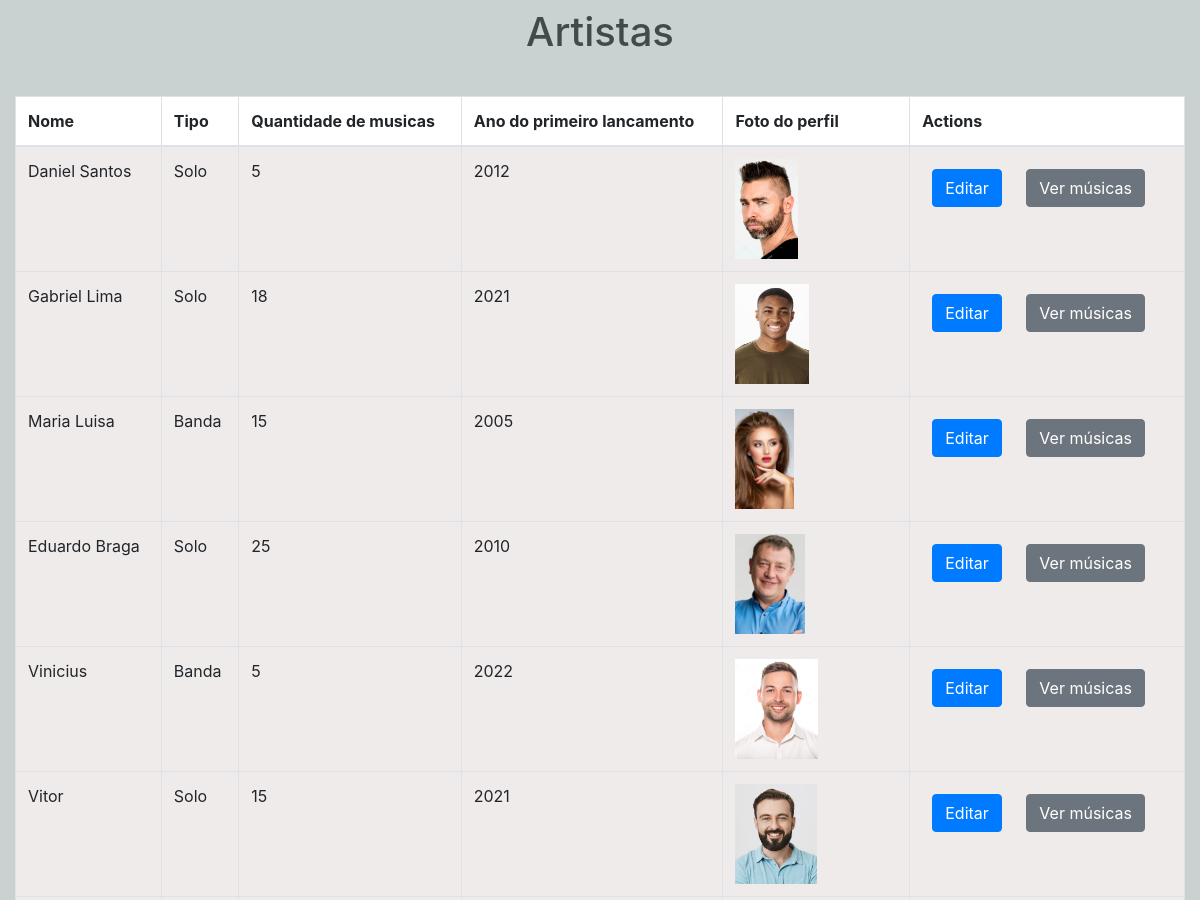
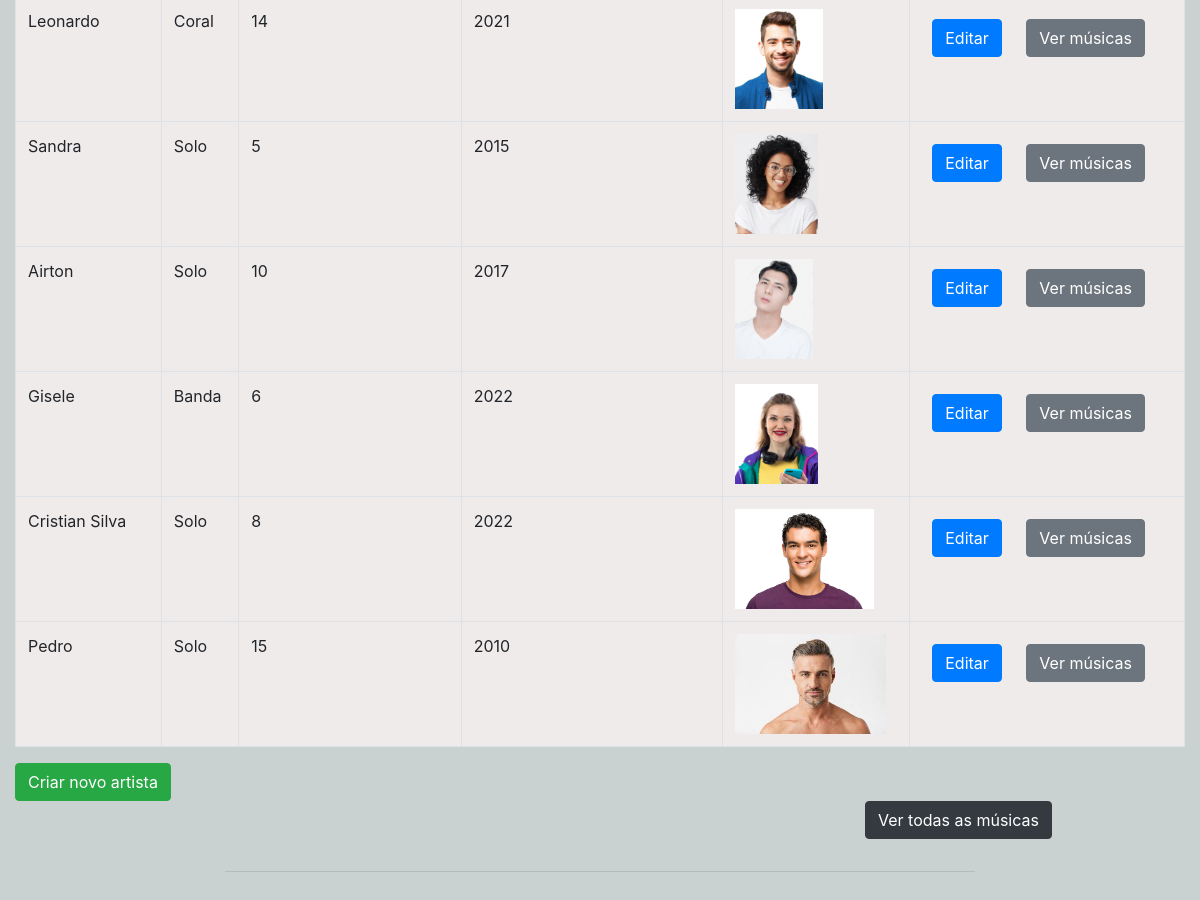
The page / on the database its author committed (2 pictures, top to bottom).
### artista/models.py (models this page shows, shortened)
class Artista(models.Model):
    nome = models.CharField(max_length=100)
    tp = (
        ("Banda", "Banda"),
        ("Coral", "Coral"),
        ("Solo", "Solo"),
    )
    tipo_de_musica = models.CharField(max_length=30, choices=tp,default="Solo")
    quantidade_de_musicas_lancadas = models.IntegerField()
    ano_do_primeiro_lancamento = models.IntegerField()
    foto = models.ImageField(null=True, blank=True)

### artista/views.py (the view)
# urls.py: path('', list_artista, name='list_artista'),
def list_artista(request):
    artistas = Artista.objects.all()
    return render(request, 'artista.html', {'artistas': artistas})

### artista/templates/artista.html
{% extends 'base.html' %}
{% load crispy_forms_tags %}
{% block head %}
<h1 class="mt-2">Artistas</h1>
<div class="container">
    <div class="row">
        <table class="table table-bordered">
            <thead>
            <tr>
                <th scope="col">Nome</th>
                <th scope="col">Tipo</th>
                <th scope="col">Quantidade de musicas</th>
                <th scope="col">Ano do primeiro lancamento</th>
                <th scope="col">Foto do perfil</th>
                <th scope="col">Actions</th>
            </tr>
            </thead>
            <tfoot>
                {% for artista in artistas %}
            <tr>
                <td>{{ artista.nome }}</td>
                <td>{{ artista.tipo_de_musica }}</td>
                <td>{{ artista.quantidade_de_musicas_lancadas }}</td>
                <td>{{ artista.ano_do_primeiro_lancamento }}</td>
                <td><img src="{{ artista.foto }}" height="100"/></td>
                <td><a class="btn btn-primary" href="{% url 'update_artista' artista.id %}">Editar</a>
                <a class="btn btn-secondary" href="{% url 'list_musica' artista.id %}">Ver músicas</a></td>
            </tr>
            {% endfor %}
            </tfoot>
        </table>
            <a class="btn btn-success" href="{% url 'create_artista' %}">Criar novo artista</a>
            <a class="btn btn-dark" href=musica.html>Ver todas as músicas</a>
        {% endblock %}

### artista/templates/base.html (shortened to what this page needs)
<!doctype html>
<html lang="en">
  <head>
    <link rel="stylesheet" href="https://stackpath.bootstrapcdn.com/bootstrap/4.1.3/css/bootstrap.min.css">
    {% block head %}{% endblock %}
  </head>
  <body>
    <div class="container">
      <div class="row justify-content-center">
        <div class="col-8">
          <hr class="mt-0 mb-4">
        </div>
      </div>
    </div>
  </body>
</html>

### artista/templates/base.html (style rules this page uses)
body { background-color:#C9D1D1; }
h1 { color: #434A4A; text-align: center; }
.container { padding: 2rem 0rem; }
thead, tfoot { background-color: rgb(240, 235, 235); }
thead > tr > th { position: sticky; top: -1px; background-color: white; }
td > a { margin: 10px; }
.btn-dark { margin-left: 850px; }

### rows shown on the page
Artista: nome "Daniel Santos", tipo_de_musica "Solo", quantidade_de_musicas_lancadas "5", ano_do_primeiro_lancamento "2012", foto (picture)
Artista: nome "Gabriel Lima", tipo_de_musica "Solo", quantidade_de_musicas_lancadas "18", ano_do_primeiro_lancamento "2021", foto (picture)
Artista: nome "Maria Luisa", tipo_de_musica "Banda", quantidade_de_musicas_lancadas "15", ano_do_primeiro_lancamento "2005", foto (picture)
Artista: nome "Eduardo Braga", tipo_de_musica "Solo", quantidade_de_musicas_lancadas "25", ano_do_primeiro_lancamento "2010", foto (picture)
Artista: nome "Vinicius", tipo_de_musica "Banda", quantidade_de_musicas_lancadas "5", ano_do_primeiro_lancamento "2022", foto (picture)
Artista: nome "Vitor", tipo_de_musica "Solo", quantidade_de_musicas_lancadas "15", ano_do_primeiro_lancamento "2021", foto (picture)
Artista: nome "Leonardo", tipo_de_musica "Coral", quantidade_de_musicas_lancadas "14", ano_do_primeiro_lancamento "2021", foto (picture)
Artista: nome "Sandra", tipo_de_musica "Solo", quantidade_de_musicas_lancadas "5", ano_do_primeiro_lancamento "2015", foto (picture)
Artista: nome "Airton", tipo_de_musica "Solo", quantidade_de_musicas_lancadas "10", ano_do_primeiro_lancamento "2017", foto (picture)
Artista: nome "Gisele", tipo_de_musica "Banda", quantidade_de_musicas_lancadas "6", ano_do_primeiro_lancamento "2022", foto (picture)
Artista: nome "Cristian Silva", tipo_de_musica "Solo", quantidade_de_musicas_lancadas "8", ano_do_primeiro_lancamento "2022", foto (picture)
Artista: nome "Pedro", tipo_de_musica "Solo", quantidade_de_musicas_lancadas "15", ano_do_primeiro_lancamento "2010", foto (picture)
